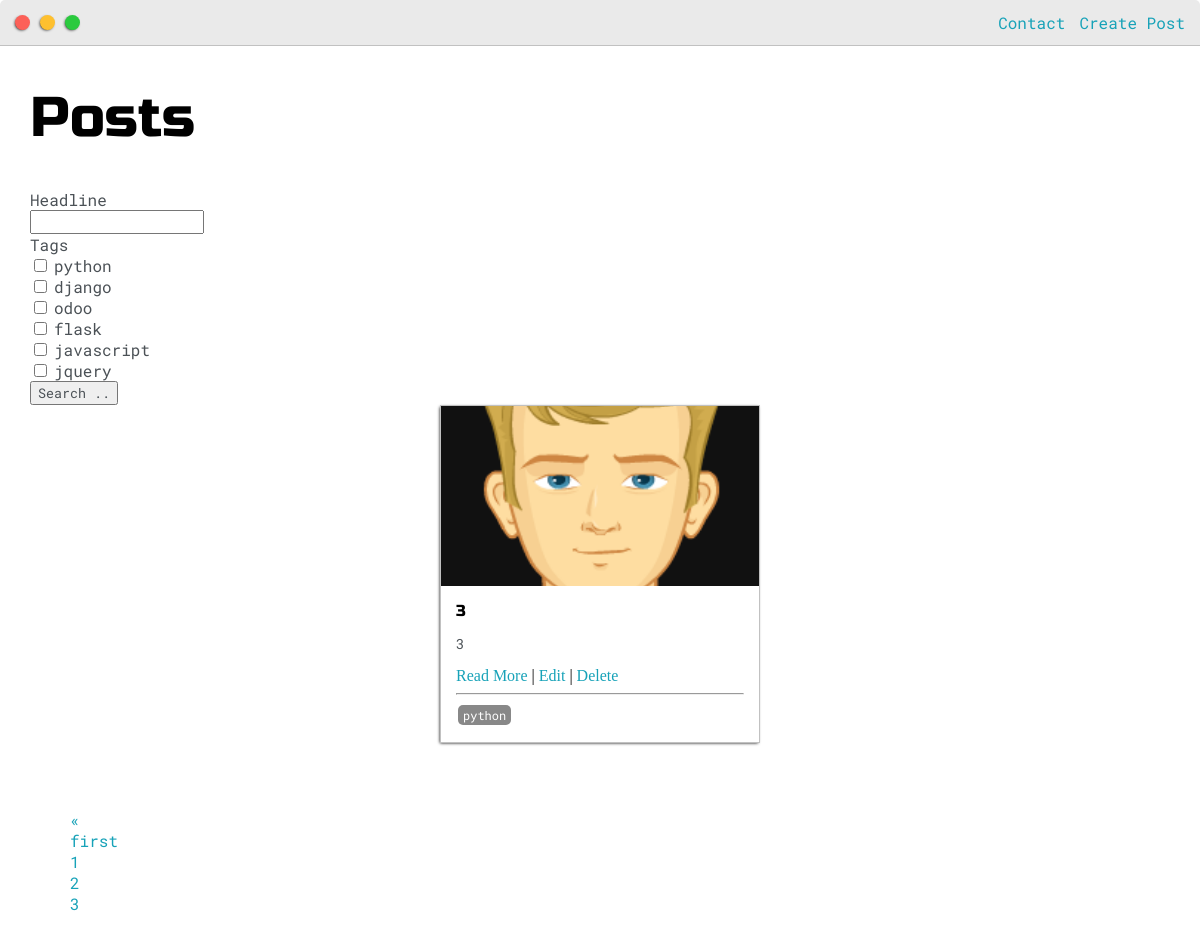
The page /posts?page=3 (signed in) on the database as committed earlier.
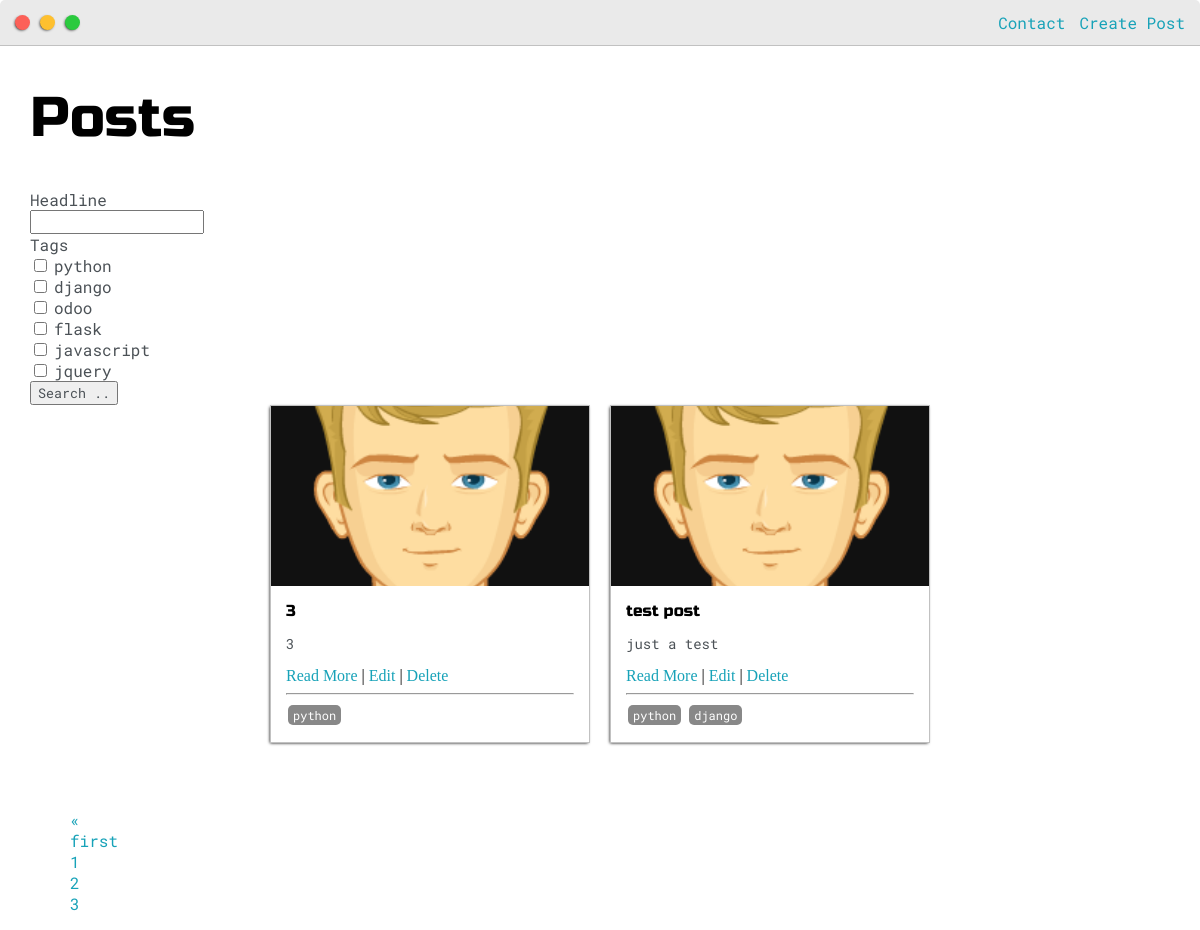
The same page on the database as committed later.
### base/models.py (models this page shows, shortened)
class Post(models.Model):
    headline = models.CharField(max_length=200)
    sub_headline = models.CharField(max_length=200, null=True, blank=True)
    thumbnail = models.ImageField(null=True, blank=True, upload_to='images', default='default.png')
    body = RichTextUploadingField(null=True, blank=True)
    created = models.DateTimeField(auto_now_add=True)
    active = models.BooleanField(default=False)
    featured = models.BooleanField(default=False)
    tags = models.ManyToManyField(Tag, null=True)
    slug = models.SlugField(null=True, blank=True)

class Tag(models.Model):
    name = models.CharField(max_length=200)
    def __str__(self):
        return self.name

### base/views.py (the view)
# urls.py: path('posts', views.posts, name='posts'),
def posts(request):
    posts = Post.objects.filter(active=True)
    myFilter = PostFilter(request.GET, queryset=posts)
    posts = myFilter.qs
    page = request.GET.get('page')
    paginator = Paginator(posts, 2)
    try:
        posts = paginator.page(page)
    except PageNotAnInteger:
        posts = paginator.page(1)
    except EmptyPage:
        posts = paginator.page(paginator.num_pages)
    context = {'posts': posts, 'myFilter': myFilter}
    return render(request, 'base/posts.html', context)

### base/templates/base/posts.html (shortened to what this page needs)
{% extends 'base/base.html' %}
{% load static %}
{% load crispy_forms_tags %}
{% block content %}
<div class="main-container">
    <h1>Posts</h1>
    <form id="searchForm" method="GET">
        {{ myFilter.form|crispy }}
        <input class="btn btn-primary" type="submit" value="Search ..">
    </form>
    <div class="post-wrapper">
        {% for post in posts %}
            <div class="post">
                <img class="thumbnail" src="{{ post.thumbnail.url }}" alt="">
                <div class="post-preview">
                    <h6 class="post-title">{{post.headline}}</h6>
                    <p class="post-intro">
                        {{ post.sub_headline }}
                    </p>
                    <a href="{% url 'post' post.slug %}">Read More</a>
                    {% if request.user.is_authenticated %}
                        |<a href="{% url 'update_post' post.slug %}"> Edit</a>
                        |<a href="{% url 'delete_post' post.slug %}"> Delete</a>
                    {% endif %}
                    <hr>
                    {% for tag in post.tags.all %}
                        <span class="tag">{{ tag }}</span>
                    {% endfor %}
                </div>
            </div>
        {% empty %}
            <h3>No posts found...</h3>
        {% endfor %}
    </div>
    <div class="row">
        {% if posts.has_other_pages %}
            <ul class="pagination">
                {% if posts.has_previous %}
                    <li class="page-item">
                        <a data-page="{{ posts.previous_page_number }}" href="?page={{ posts.previous_page_number }}" class="page-link">
                            &laquo;
                        </a>
                    </li>
                    <li class="page-item">
                        <a data-page="1" href="?page=1" class="page-link">
                            first
                        </a>
                    </li>
                {% endif %}
                {% for i in posts.paginator.page_range %}
                    {% if posts.number == i %}
                        <li class="page-item">
                            <a class="active page-link">
                                {{ i }}
                            </a>
                        </li>
                    {% else %}
                        <li class="page-item">
                            <a data-page="{{i}}" href="?page={{i}}" class="page-link">
                                {{ i }}
                            </a>
                        </li>
                    {% endif %}
                {% endfor %}
            </ul>
        {% endif %}
    </div>
</div>
{% endblock %}

Rows that differ between the two databases and show on the page:
added Post: thumbnail (placeholder picture), headline "test post", sub_headline "just a test", Tag (name "python")
now on this page (row unchanged): Tag: name "django", shown under "test post"
